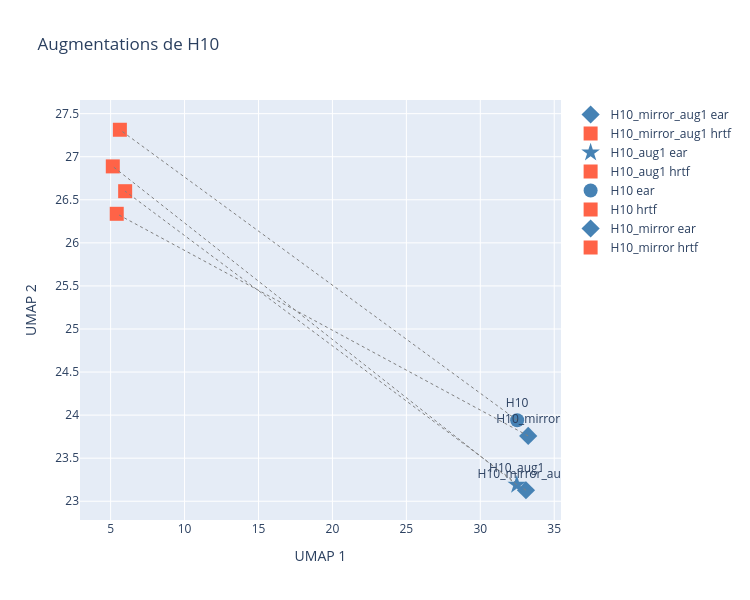

The notebook cell saved with this chart:
### Code cell
#Elle valide que les augmentations sont cohérentes
viz.plot_augmentations('H10')

### Figure 1 — Plotly figure (JSON) as saved in the notebook; plotly's stock layout.template omitted (floating-point values rounded to 4 significant figures)
{"data": [{"marker": {"color": "steelblue", "size": 14, "symbol": "diamond"}, "mode": "markers+text", "name": "H10_mirror_aug1 ear", "showlegend": true, "text": ["H10_mirror_aug1"], "textposition": "top center", "type": "scatter", "x": [33.09], "y": [23.13]}, {"marker": {"color": "tomato", "size": 14, "symbol": "square"}, "mode": "markers", "name": "H10_mirror_aug1 hrtf", "showlegend": true, "type": "scatter", "x": [5.982], "y": [26.6]}, {"hoverinfo": "skip", "line": {"color": "gray", "dash": "dot", "width": 1}, "mode": "lines", "showlegend": false, "type": "scatter", "x": [33.09, 5.982], "y": [23.13, 26.6]}, {"marker": {"color": "steelblue", "size": 14, "symbol": "star"}, "mode": "markers+text", "name": "H10_aug1 ear", "showlegend": true, "text": ["H10_aug1"], "textposition": "top center", "type": "scatter", "x": [32.47], "y": [23.19]}, {"marker": {"color": "tomato", "size": 14, "symbol": "square"}, "mode": "markers", "name": "H10_aug1 hrtf", "showlegend": true, "type": "scatter", "x": [5.147], "y": [26.89]}, {"hoverinfo": "skip", "line": {"color": "gray", "dash": "dot", "width": 1}, "mode": "lines", "showlegend": false, "type": "scatter", "x": [32.47, 5.147], "y": [23.19, 26.89]}, {"marker": {"color": "steelblue", "size": 14, "symbol": "circle"}, "mode": "markers+text", "name": "H10 ear", "showlegend": true, "text": ["H10"], "textposition": "top center", "type": "scatter", "x": [32.49], "y": [23.94]}, {"marker": {"color": "tomato", "size": 14, "symbol": "square"}, "mode": "markers", "name": "H10 hrtf", "showlegend": true, "type": "scatter", "x": [5.626], "y": [27.31]}, {"hoverinfo": "skip", "line": {"color": "gray", "dash": "dot", "width": 1}, "mode": "lines", "showlegend": false, "type": "scatter", "x": [32.49, 5.626], "y": [23.94, 27.31]}, {"marker": {"color": "steelblue", "size": 14, "symbol": "diamond"}, "mode": "markers+text", "name": "H10_mirror ear", "showlegend": true, "text": ["H10_mirror"], "textposition": "top center", "type": "scatter", "x": [33.24], "y": [23.76]}, {"marker": {"color": "tomato", "size": 14, "symbol": "square"}, "mode": "markers", "name": "H10_mirror hrtf", "showlegend": true, "type": "scatter", "x": [5.414], "y": [26.34]}, {"hoverinfo": "skip", "line": {"color": "gray", "dash": "dot", "width": 1}, "mode": "lines", "showlegend": false, "type": "scatter", "x": [33.24, 5.414], "y": [23.76, 26.34]}], "layout": {"height": 600, "title": {"text": "Augmentations de H10"}, "width": 750, "xaxis": {"title": {"text": "UMAP 1"}}, "yaxis": {"title": {"text": "UMAP 2"}}}}
